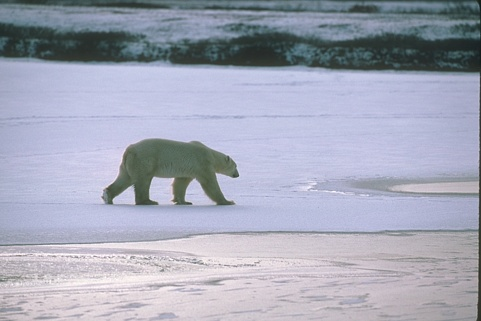
//> input picture opencv_gpb/test_imgs/100007.jpg, 481 x 321 px
$ ./CannyEdgeDetection opencv_gpb/test_imgs/100007.jpg   (built with g++ and OpenCV 4)
//> lines starting //> are read from the running program, lines starting //| are printed output that depends on the picture
//> further down, image is the input picture: 321 rows x 481 cols, CV_8UC3; mean B, G, R 183.7, 167.6, 164.2
#include <iostream>
#include <cassert>
#include <boost/filesystem.hpp>
#include <opencv2/opencv.hpp>
#include <opencv2/imgproc/imgproc.hpp>
using namespace cv;
using namespace std;

const int lowThreshold = 55;
const int ratio = 3;
Mat ProcessSingleImage(Mat src) {
    assert(src.data);

    Mat edges; cvtColor(src, edges, CV_BGR2GRAY);
//> after `cvtColor(src, edges, CV_BGR2GRAY)`:
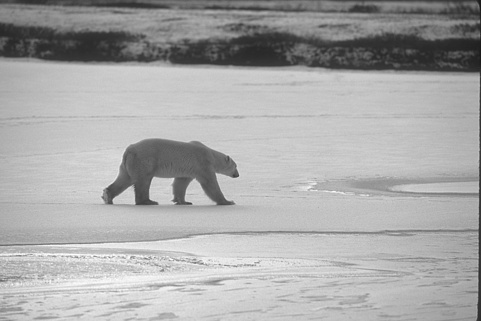
//> edges: 321 rows x 481 cols, CV_8UC1; min 26, max 254, mean 168.4
    blur(edges, edges, Size(3,3));
    Canny(edges, edges, lowThreshold, lowThreshold*ratio, 3);
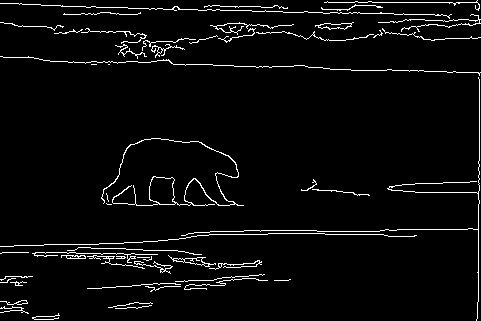
//> edges: 321 rows x 481 cols, CV_8UC1; 4% white in thin lines or dots
    return edges;
}
int main(int argc, char** argv) {
    if (argc < 2) {
        cout << "Usage: " << argv[0]
             << " <image_paths> [output_folder (required if >1 image)]" << endl;
        return -1;
    }

    if (argc == 2) {
        Mat image = imread(argv[1], 1);
        namedWindow("Original Image", WINDOW_AUTOSIZE);
        imshow("Original Image", image);

        Mat processed = ProcessSingleImage(image);
        namedWindow("Processed Image", WINDOW_AUTOSIZE);
        imshow("Processed Image", processed);
    } else {
        string output_dir(argv[argc-1]);
        if (string("/\\").find(output_dir[output_dir.size()-1]) == -1) {
            output_dir += "/";
        }
        boost::filesystem::create_directories(output_dir);
        for (int i=1; i < argc-1; i++) {
            string filename(argv[i]);
            cout << "Processing " << filename << endl;
            Mat image = imread(argv[i], 1);
            Mat processed = ProcessSingleImage(image);
            imwrite(output_dir + filename.substr(filename.find_last_of("/\\")+1),
                    processed);
        }
    }
    waitKey(0);
    return 0;
}

$ run again, on opencv_gpb/test_imgs/37073.jpg
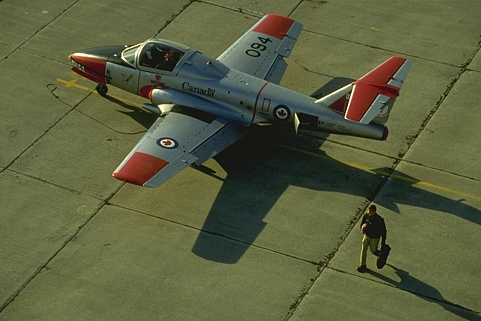
//> input picture opencv_gpb/test_imgs/37073.jpg, 481 x 321 px
//> image is the input picture: 321 rows x 481 cols, CV_8UC3; mean B, G, R 62.9, 95.5, 90.5
//> in ProcessSingleImage, `cvtColor(src, edges, CV_BGR2GRAY)`:
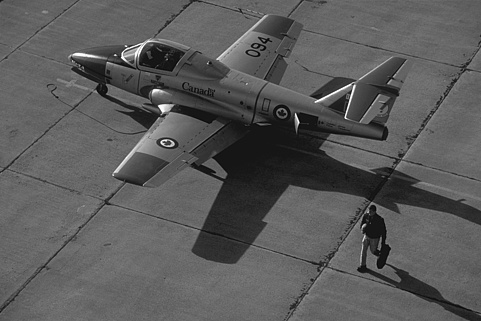
//> edges: 321 rows x 481 cols, CV_8UC1; min 3, max 254, mean 90.3
//> in ProcessSingleImage, `Canny(edges, edges, lowThreshold, lowThreshold*ratio, 3);`:
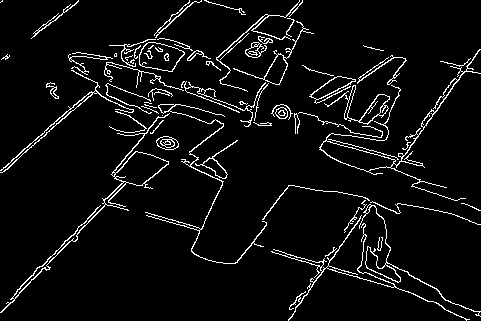
//> edges: 321 rows x 481 cols, CV_8UC1; 5.5% white in thin lines or dots

$ run again, on opencv_gpb/test_imgs/388016.jpg
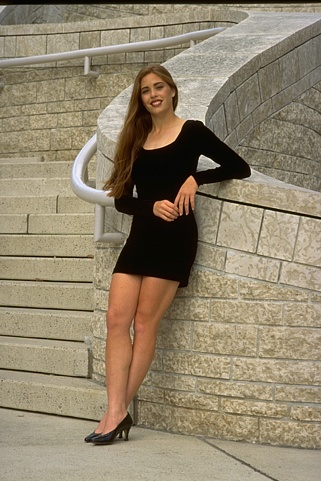
//> input picture opencv_gpb/test_imgs/388016.jpg, 321 x 481 px
//> image is the input picture: 481 rows x 321 cols, CV_8UC3; mean B, G, R 108.6, 132.4, 145.2
//> in ProcessSingleImage, `blur(edges, edges, Size(3,3));`:
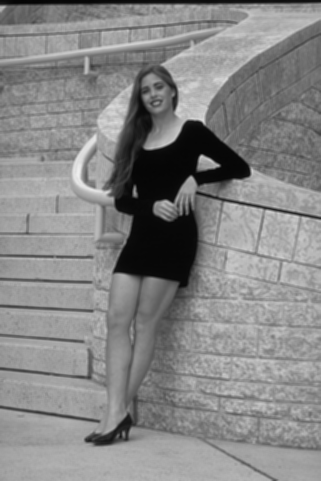
//> edges: 481 rows x 321 cols, CV_8UC1; min 4, max 238, mean 133.5
//> in ProcessSingleImage, `Canny(edges, edges, lowThreshold, lowThreshold*ratio, 3);`:
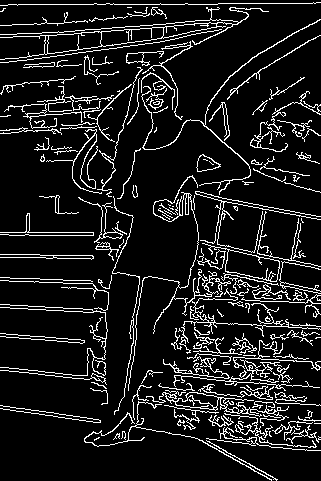
//> edges: 481 rows x 321 cols, CV_8UC1; 10.9% white in thin lines or dots
